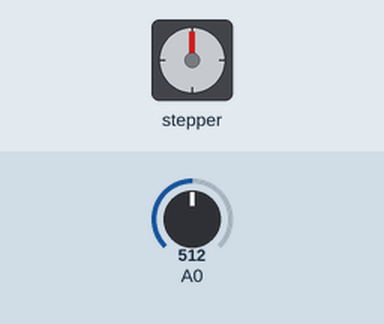
This sketch was run on a simulated Arduino Uno, built with avr-gcc and run on an emulated ATmega328P. Parts: stepper motor. Inputs (shaded band) come from the test bench; at power-on: A0 = 512. Stepper angles assume 2048 steps per turn; what the sketch prints to the serial monitor is not drawn.

Above: at 0.15 s.
At 5.15 s:
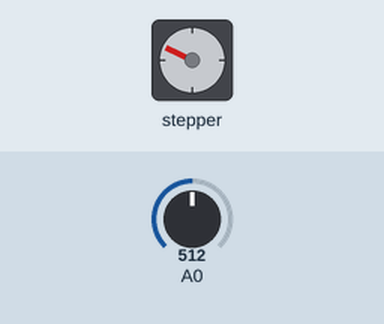
At 12.0 s:
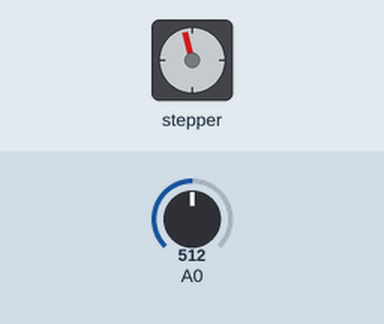
At 15.9 s:
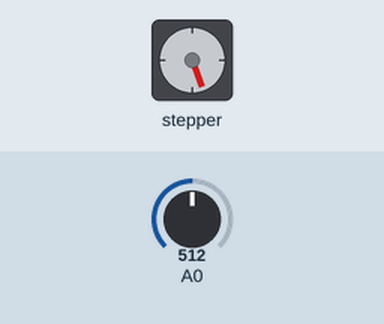
Timing chart, 0 to 17.4 s (numbered marks = the images above):
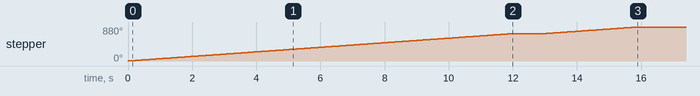

Measured:
- by itself, stepper: turns 706° clockwise in 11.9 s, then 174° clockwise in 2.9 s

The sketch:

IoTcode_ino.ino
```cpp
#include <Stepper.h>

// 1000 step ~== 3.6cm
#define QSize 30
#define nStep 10
#define boxNum 10
#define sensorswitch 600

int box_position[boxNum] = {0, 0, 200, 380, 560, 745, 745, 1500, 800, 900, };
Stepper myStepper(2048, 11, 9, 10, 8);
Stepper myStepper2(2048, 7, 5, 6, 4);
int cur_status = 0;
int cur_count = 0;
int chk_count = 3;
int prev_status = 0;

int Q_go_to_camera[QSize] = {0, };
int Q_go_to_camera_front=0;
int Q_go_to_camera_rear=0;
int Q_go_to_camera_distance = 4000;
int Q_go_to_check[QSize] = {0, };
int Q_go_to_check_front=0;
int Q_go_to_check_rear=0;
int Q_go_to_check_distance = 1000;

int Q_go_to_confirm[QSize] = {0, };
int Q_go_to_confirm_front=0;
int Q_go_to_confirm_rear=0;
int Q_go_to_confirm_distance = 2000;

int Q_go_to_box[QSize] = {0, };
int Q_go_to_box_front = 0;
int Q_go_to_box_rear = 0;
int box_status = 1;
int tmp;
int sensor;

char res;

void enQ(int Q[], int* rear, int val){
  tmp = (*rear - 1) % QSize;
  Q[*rear] = val - Q[tmp];
  *rear = *rear + 1;
  *rear = *rear % QSize;
  return;
}
void deQ(int* front){
  *front = *front + 1;
  *front = *front % QSize;
  return;
}
int chkQf(int front, int rear) {
  if (front == (rear + 1) % QSize) {
    return 1;
  }
  return 0;
}
int chkQe(int front, int rear) {
  if (front == rear) {
    return 1;
  }
  return 0;
}

void setup() {
  Serial.begin(9600);
  myStepper.setSpeed(10);
  myStepper2.setSpeed(10);
  box_status=1;
 // myStepper2.step(-30);
//  myStepper2.step(1000);
}


void loop() {
//   check sensor
  sensor = analogRead(A0);
  //Serial.println(sensor);


  if(sensor <= sensorswitch) cur_status = 1;
  else cur_status=0;
  if(cur_status != prev_status){
    cur_count++;
    if(cur_count>=chk_count){
      //change status
      prev_status = cur_status;
      cur_count = 0;
      // push value
      if(prev_status) {
        enQ(Q_go_to_camera, &Q_go_to_camera_rear, Q_go_to_camera_distance);
        //Serial.println("aaaaaaaaaaaaaaaaaaaaaaa");
      }
    }
  }
  else cur_count = 0;
  //Serial.println(Q_go_to_camera[Q_go_to_camera_front]);
  // check rasp res

//  if(Serial.available())Serial.println(Serial.read());

  // move

  myStepper.step(nStep);

  if (!chkQe(Q_go_to_camera_front, Q_go_to_camera_rear)){
    Q_go_to_camera[Q_go_to_camera_front] -= nStep;
    if (Q_go_to_camera[Q_go_to_camera_front] <= 0) {
      deQ(&Q_go_to_camera_front);
      delay(1000);
      Serial.write(1);
      enQ(Q_go_to_check, &Q_go_to_check_rear, Q_go_to_check_distance);
    }
  }

  if (!chkQe(Q_go_to_check_front, Q_go_to_check_rear)) {
    Q_go_to_check[Q_go_to_check_front] -= nStep;
    if (Q_go_to_check[Q_go_to_check_front] <= 0) {
      deQ(&Q_go_to_check_front);
      while(1){
        if (Serial.available()){
          res = Serial.read();
          if (res) {
            myStepper2.step(box_position[res] - box_position[box_status]);
            box_status = res;
          }

        //  Serial.println(res);
          //Serial.println(box_position[res] - box_position[box_status]);

          break;
        }
      }
      //enQ(Q_go_to_confirm, &Q_go_to_confirm_rear, Q_go_to_confirm_distance);
    }
  }
  /*
  if (!chkQe(Q_go_to_confirm_front, Q_go_to_confirm_rear)) {
    Q_go_to_confirm[Q_go_to_confirm_front] -= nStep;
    if (Q_go_to_confirm[Q_go_to_confirm_front] <= 0) {
      deQ(&Q_go_to_confirm_front);
    }
  }
  if (Q_go_to_confirm_front == Q_go_to_confirm_rear) {
    if (!chkQe(Q_go_to_box_front, Q_go_to_box_rear)) {
      if (Q_go_to_box[Q_go_to_box_front] > 0) {
        myStepper2.step(nStep);
        if (Q_go_to_box[Q_go_to_box_front] <= 0) {
          deQ(&Q_go_to_box_front);
        }
      }
      else {
        myStepper2.step(-nStep);
        if (Q_go_to_box[Q_go_to_box_front] >= 0) {
          deQ(&Q_go_to_box_front);
        }
      }
    }
  }
  else {
    if (Q_go_to_confirm_rear - Q_go_to_confirm_front == Q_go_to_box_rear - Q_go_to_box_front){
      myStepper2.step(Q_go_to_box[Q_go_to_box_front]);
      deQ(&Q_go_to_box_front);
    }
  }
  */
}
```
